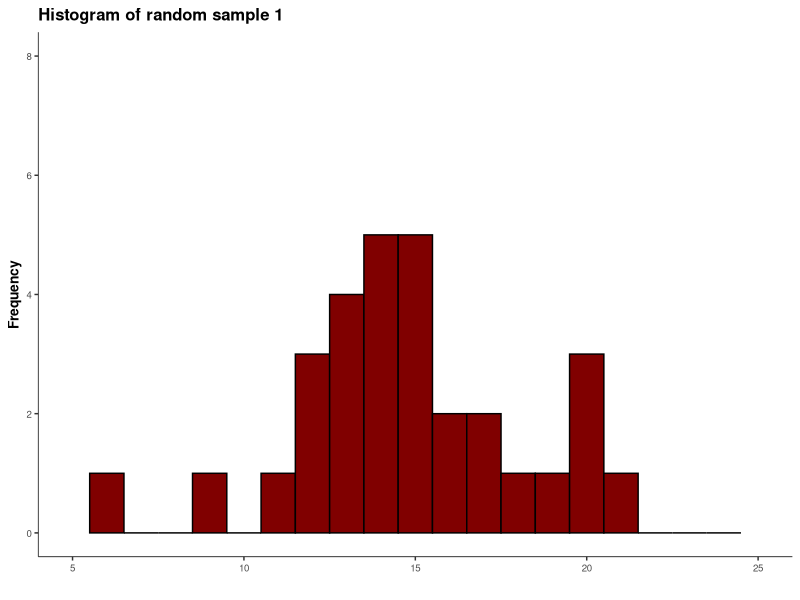
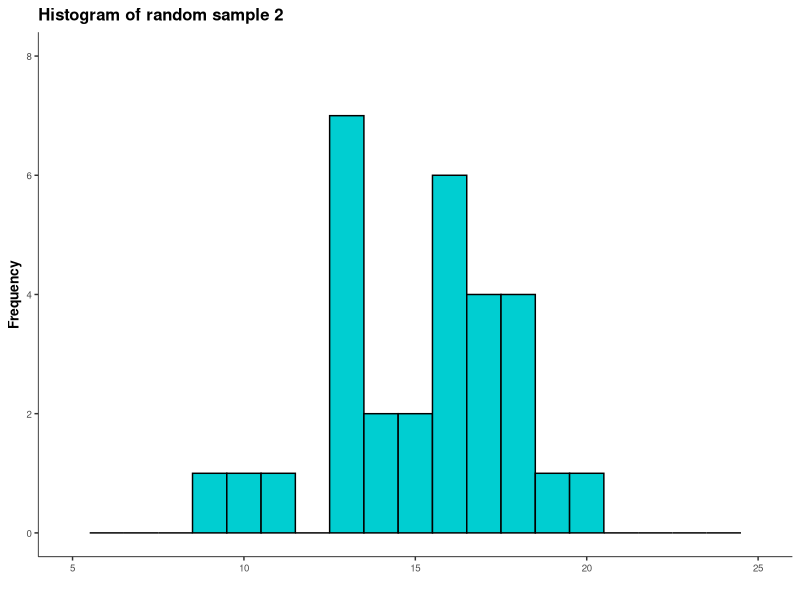
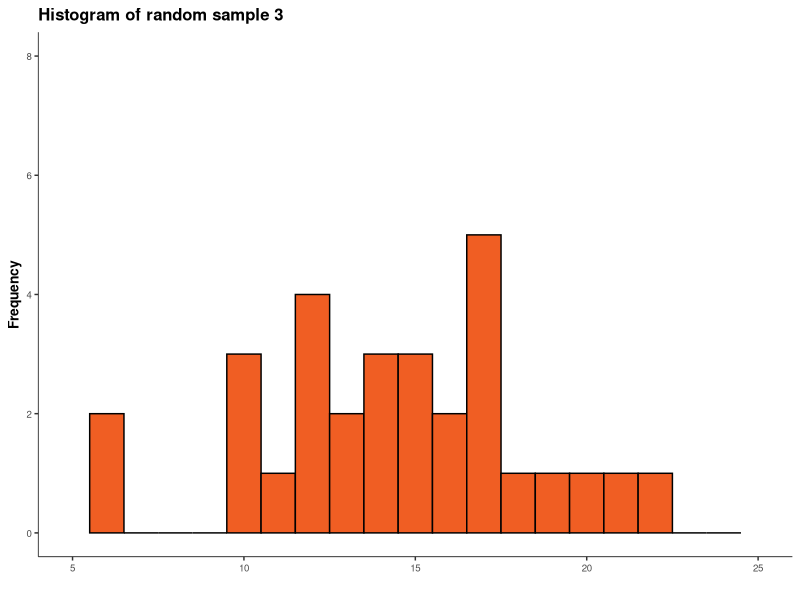

Here is the R script that generated these plots, in order:
######
# Use the rnorm function in R to generate 3 random samples of size 30 from 
# a normal distribution with mean 15, and standard deviation 3. 
# Plot these as histograms, each on the same X scale. 
# Write down the mean and standard deviation for each.
######
# Packages
library(tidyverse)
library(ggplot2)

# Random sampling
set.seed(8) #set seed for consistent coding
random_sample_1 <- rnorm(30, 15, 3)
random_sample_2 <- rnorm(30, 15, 3)
random_sample_3 <- rnorm(30, 15, 3)

# Histogram of samplings
sample_histogram_1 <- ggplot() + aes(random_sample_1) + geom_histogram(binwidth = 1, fill = "#800000", colour = "black") +
      theme(panel.background = element_blank(), plot.title = element_text(size=12,face="bold"),
        axis.text=element_text(size=7), axis.title=element_text(size=10,face="bold"),
        axis.line.x.bottom = element_line(color="black", size = 0.25),
        axis.line.y.left = element_line(color="black", size = 0.25)) + 
        scale_x_continuous(breaks = seq(5, 25, 5), limits = c(5,25)) +
        scale_y_continuous(breaks = seq(0, 8, 2), limits = c(0,8)) + 
        labs(x = "", y = "Frequency", title = "Histogram of random sample 1")
ggsave("Histogram of random sample 1.pdf", dpi = 300, height = 8.4, width =12.7, units = "cm")  

sample_histogram_2 <- ggplot() + aes(random_sample_2) + geom_histogram(binwidth = 1, fill = "#00CED1", colour = "black") +
  theme(panel.background = element_blank(), plot.title = element_text(size=12,face="bold"),
        axis.text=element_text(size=7), axis.title=element_text(size=10,face="bold"),
        axis.line.x.bottom = element_line(color="black", size = 0.25),
        axis.line.y.left = element_line(color="black", size = 0.25)) + 
  scale_x_continuous(breaks = seq(5, 25, 5), limits = c(5,25)) +
  scale_y_continuous(breaks = seq(0, 8, 2), limits = c(0,8)) + 
  labs(x = "", y = "Frequency", title = "Histogram of random sample 2")
ggsave("Histogram of random sample 2.pdf", dpi = 300, height = 8.4, width =12.7, units = "cm")  

sample_histogram_3 <- ggplot() + aes(random_sample_3) + geom_histogram(binwidth = 1, fill = "#F05E23", colour = "black") +
  theme(panel.background = element_blank(), plot.title = element_text(size=12,face="bold"),
        axis.text=element_text(size=7), axis.title=element_text(size=10,face="bold"),
        axis.line.x.bottom = element_line(color="black", size = 0.25),
        axis.line.y.left = element_line(color="black", size = 0.25)) + 
  scale_x_continuous(breaks = seq(5, 25, 5), limits = c(5,25)) +
  scale_y_continuous(breaks = seq(0, 8, 2), limits = c(0,8)) + 
  labs(x = "", y = "Frequency", title = "Histogram of random sample 3")
ggsave("Histogram of random sample 3.pdf", dpi = 300, height = 8.4, width =12.7, units = "cm")  

# Mean; Standard deviation
mean(random_sample_1); sd(random_sample_1)
mean(random_sample_2); sd(random_sample_2)
mean(random_sample_3); sd(random_sample_3)

###
#226 q.4
###
# Retrieve data
World_Cup <- read.csv("chap08q05WorldCup.csv", header = T)
# Create frequency table of goals
Goal_frequency <- World_Cup %>%
  select(score) %>%
  table() %>%
  as.data.frame()
# Calculate 
sample_mean <- (0*37 + 1*44 + 2*21 +3*10 + 4*4 + 5*1)/112
expected_prob <- (dpois(0:5, sample_mean))
expected_freq <- expected_prob*112
Goal_frequency$expected_freq <- expected_freq
Goal_frequency <- Goal_frequency%>%
  mutate(Chi_Square = ((Freq - expected_freq)^2)/expected_freq)
expected_greater_than_five <- dpois(6, sample_mean)*112
Chi_Suare_greater = ((0 - expected_greater_than_five)^2)/expected_greater_than_five

Chi_Square_sum <- sum(Goal_frequency$Chi_Square) + Chi_Suare_greater
qchisq(0.95, 5)

##Grouping the category with expectation less than one
Goal_frequency_trim <- Goal_frequency %>%
  select(Freq) %>%
  top_n(5)
Goal_frequency_trim[5,1] <- Goal_frequency[5,2] + Goal_frequency[6,2]
expected_prob_trim <- c((dpois(0:3, sample_mean)), 1-ppois(3, sample_mean))
expected_freq_trim <- expected_prob_trim*112
Goal_frequency_trim$expected_freq <- expected_freq_trim
Goal_frequency_trim <- Goal_frequency_trim%>%
  mutate(Chi_Square = ((Freq - expected_freq)^2)/expected_freq)
Chi_Square_trim_sum <- sum(Goal_frequency_trim$Chi_Square)
qchisq(0.95, 3)
